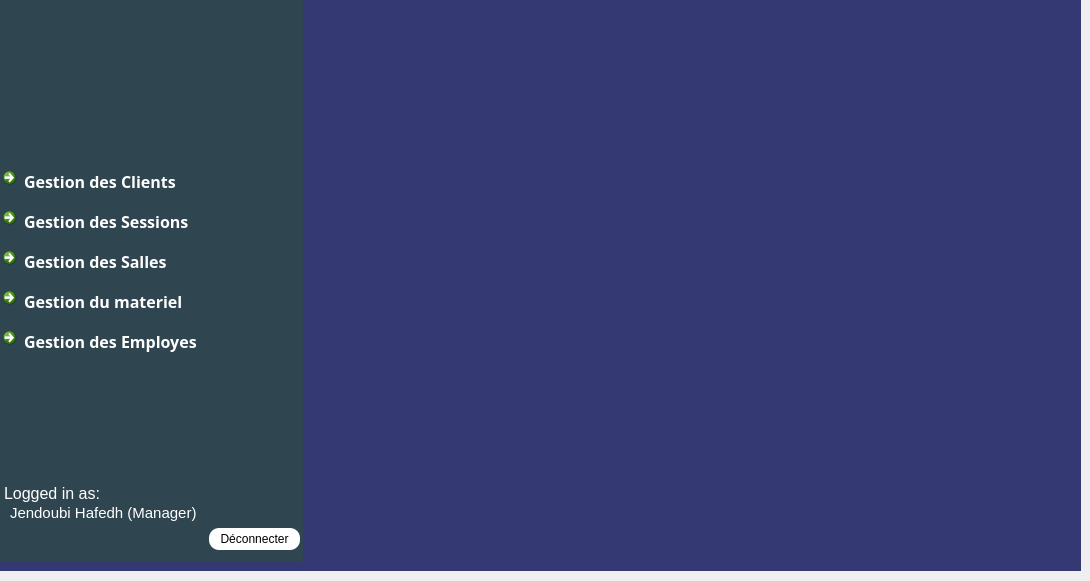
   <widget class="QWidget" name="page_3">
    <widget class="QLabel" name="label_48">
     <property name="geometry">
      <rect>
       <x>0</x>
       <y>0</y>
       <width>1081</width>
       <height>571</height>
      </rect>
     </property>
     <property name="styleSheet">
      <string notr="true">background-color: rgb(53, 57, 115)</string>
     </property>
     <property name="text">
      <string/>
     </property>
     <property name="pixmap">
      <pixmap>C:/Users/hafeu/Desktop/Hafedh/Personal-Repository/2A23/Semester 1/Projet QT/Organization/application pictures/bg.jpeg</pixmap>
     </property>
     <property name="scaledContents">
      <bool>true</bool>
     </property>
    </widget>
    <widget class="QLabel" name="label_60">
     <property name="geometry">
      <rect>
       <x>-5</x>
       <y>-10</y>
       <width>308</width>
       <height>572</height>
      </rect>
     </property>
     <property name="styleSheet">
      <string notr="true">background-color: rgb(47, 69, 80);</string>
     </property>
     <property name="text">
      <string/>
     </property>
    </widget>
    <widget class="QLabel" name="label_logo_2">
     <property name="geometry">
      <rect>
       <x>10</x>
       <y>20</y>
       <width>281</width>
       <height>71</height>
      </rect>
     </property>
     <property name="layoutDirection">
      <enum>Qt::LeftToRight</enum>
     </property>
     <property name="autoFillBackground">
      <bool>false</bool>
     </property>
     <property name="frameShape">
      <enum>QFrame::NoFrame</enum>
     </property>
     <property name="text">
      <string/>
     </property>
     <property name="textFormat">
      <enum>Qt::AutoText</enum>
     </property>
     <property name="pixmap">
      <pixmap>C:/Users/hafeu/Desktop/Hafedh/Personal-Repository/2A23/Semester 1/Projet QT/Organization/application pictures/logo_transparent.png</pixmap>
     </property>
     <property name="scaledContents">
      <bool>false</bool>
     </property>
     <property name="openExternalLinks">
      <bool>false</bool>
     </property>
    </widget>
    <widget class="QCommandLinkButton" name="commandLinkButton_11">
     <property name="geometry">
      <rect>
       <x>-5</x>
       <y>200</y>
       <width>305</width>
       <height>41</height>
      </rect>
     </property>
     <property name="font">
      <font>
       <family>Bahnshcrift Light</family>
       <pointsize>-1</pointsize>
       <weight>75</weight>
       <bold>true</bold>
      </font>
     </property>
     <property name="styleSheet">
      <string notr="true">color: white;
font-size: 16px;
font-family: &quot;Bahnshcrift Light&quot;;</string>
     </property>
     <property name="text">
      <string>Gestion des Sessions</string>
     </property>
    </widget>
    <widget class="QCommandLinkButton" name="commandLinkButton_12">
     <property name="geometry">
      <rect>
       <x>-5</x>
       <y>280</y>
       <width>305</width>
       <height>41</height>
      </rect>
     </property>
     <property name="font">
      <font>
       <family>Bahnshcrift Light</family>
       <pointsize>-1</pointsize>
       <weight>75</weight>
       <bold>true</bold>
      </font>
     </property>
     <property name="styleSheet">
      <string notr="true">color: white;
font-size: 16px;
font-family: &quot;Bahnshcrift Light&quot;;</string>
     </property>
     <property name="text">
      <string>Gestion du materiel</string>
     </property>
    </widget>
    <widget class="QCommandLinkButton" name="commandLinkButton_13">
     <property name="geometry">
      <rect>
       <x>-5</x>
       <y>240</y>
       <width>305</width>
       <height>41</height>
      </rect>
     </property>
     <property name="font">
      <font>
       <family>Bahnshcrift Light</family>
       <pointsize>-1</pointsize>
       <weight>75</weight>
       <bold>true</bold>
      </font>
     </property>
     <property name="styleSheet">
      <string notr="true">color: white;
font-size: 16px;
font-family: &quot;Bahnshcrift Light&quot;;</string>
     </property>
     <property name="text">
      <string>Gestion des Salles</string>
     </property>
    </widget>
    <widget class="QCommandLinkButton" name="commandLinkButton_14">
     <property name="geometry">
      <rect>
       <x>-5</x>
       <y>160</y>
       <width>305</width>
       <height>41</height>
      </rect>
     </property>
     <property name="font">
      <font>
       <family>Bahnshcrift Light</family>
       <pointsize>-1</pointsize>
       <weight>75</weight>
       <bold>true</bold>
      </font>
     </property>
     <property name="styleSheet">
      <string notr="true">color: white;
font-size: 16px;
font-family: &quot;Bahnshcrift Light&quot;;</string>
     </property>
     <property name="text">
      <string>Gestion des Clients</string>
     </property>
    </widget>
    <widget class="QCommandLinkButton" name="commandLinkButton_15">
     <property name="geometry">
      <rect>
       <x>-5</x>
       <y>320</y>
       <width>305</width>
       <height>41</height>
      </rect>
     </property>
     <property name="font">
      <font>
       <family>Bahnshcrift Light</family>
       <pointsize>-1</pointsize>
       <weight>75</weight>
       <bold>true</bold>
      </font>
     </property>
     <property name="styleSheet">
      <string notr="true">color: white;
font-size: 16px;
font-family: &quot;Bahnshcrift Light&quot;;</string>
     </property>
     <property name="text">
      <string>Gestion des Employes</string>
     </property>
    </widget>
    <widget class="QLabel" name="username_3">
     <property name="geometry">
      <rect>
       <x>10</x>
       <y>498</y>
       <width>201</width>
       <height>30</height>
      </rect>
     </property>
     <property name="minimumSize">
      <size>
       <width>0</width>
       <height>30</height>
      </size>
     </property>
     <property name="font">
      <font>
       <pointsize>11</pointsize>
      </font>
     </property>
     <property name="styleSheet">
      <string notr="true">color: rgb(255, 255, 255);</string>
     </property>
     <property name="text">
      <string>Jendoubi Hafedh (Manager)</string>
     </property>
    </widget>
    <widget class="QLabel" name="label_61">
     <property name="geometry">
      <rect>
       <x>4</x>
       <y>478</y>
       <width>101</width>
       <height>30</height>
      </rect>
     </property>
     <property name="minimumSize">
      <size>
       <width>0</width>
       <height>30</height>
      </size>
     </property>
     <property name="font">
      <font>
       <pointsize>12</pointsize>
      </font>
     </property>
     <property name="styleSheet">
      <string notr="true">color: rgb(255, 255, 255);</string>
     </property>
     <property name="text">
      <string>Logged in as:</string>
     </property>
    </widget>
    <widget class="QPushButton" name="pushButton_9">
     <property name="geometry">
      <rect>
       <x>209</x>
       <y>528</y>
       <width>91</width>
       <height>22</height>
      </rect>
     </property>
     <property name="styleSheet">
      <string notr="true">QPushButton {
background-color: rgb(255, 255, 255);
font: 75 9pt &quot;Arial&quot;;
color: black;
border-radius:10px;
}

QPushButton:hover {
background-color: rgb(157, 157, 157);
font: 75 9pt &quot;Arial&quot;;
color: black;
border-radius:10px;
}
QPushButton:pressed {
background-color: rgb(121, 121, 121);
font: 75 9pt &quot;Arial&quot;;
color: black;
border-radius:10px;
}</string>
     </property>
     <property name="text">
      <string>Déconnecter</string>
     </property>
    </widget>
   </widget>
